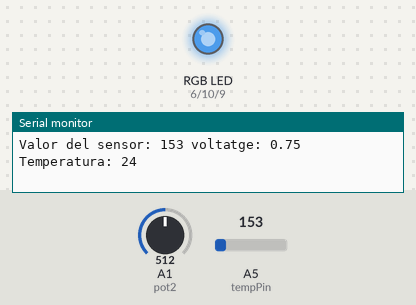
The sketch below on a simulated Arduino Uno, built with avr-gcc and run on an emulated ATmega328P. Parts: an RGB LED mixed from three pins (HIGH = lit), the last lines printed to the serial monitor. The test bench sets the inputs (shaded band); at power-on: A5 (tempPin) = 153, A1 (pot2) = 512. Dim RGB values are drawn brighter than linear.

Above: at 1.2 s.
1.3 s: A5 (tempPin) set to 128
At 2.3 s:
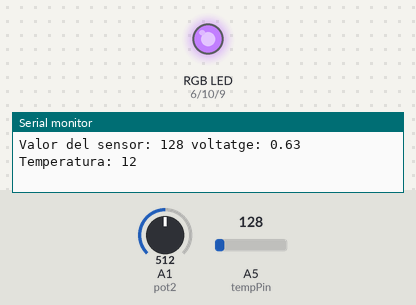
2.8 s: A5 (tempPin) set to 114
At 4.2 s:
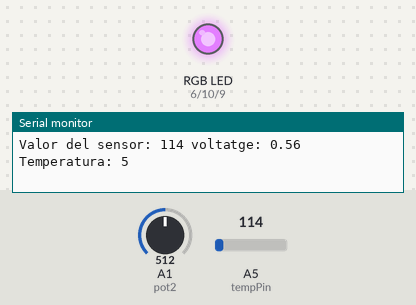
5.8 s: A1 (pot2) set to 716
At 6.8 s:
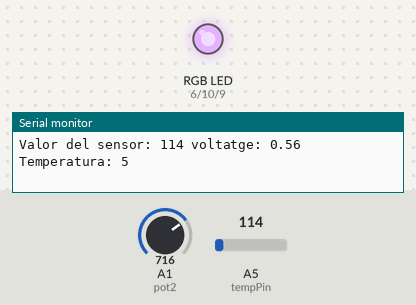
7.3 s: A1 (pot2) set to 900
At 8.6 s:
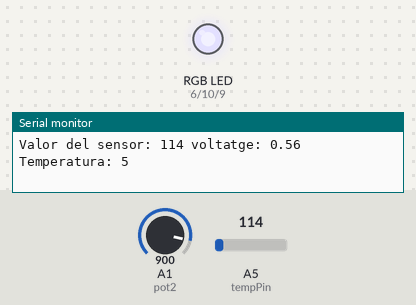
8.9 s: A5 (tempPin) set to 133
At 9.4 s:
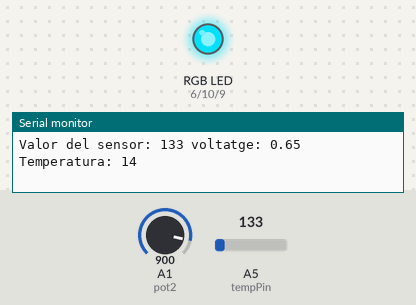
10.4 s: A1 (pot2) set to 511
At 11.3 s:
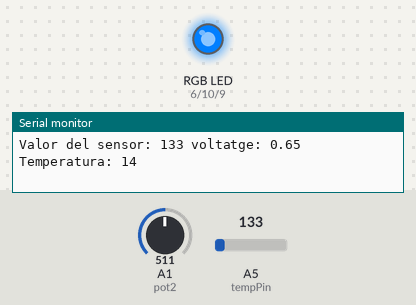
Timing chart, 0 to 12.9 s (numbered marks = the images above; inputs shaded):
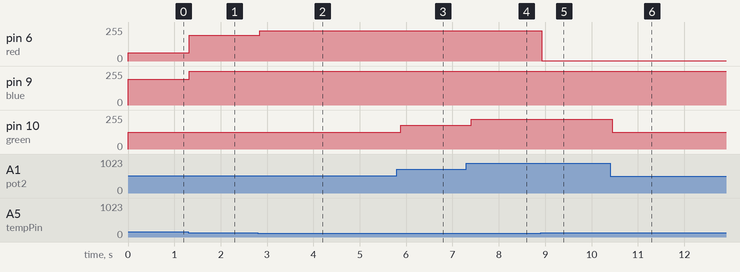

The sketch:

Practica_8.ino
```cpp
/*
  Control del color emitido por un led RGB mediante los valores que registra
  el sensor de temperatura TEMP35.

*/
int red = 6;
int green = 10;
int blue = 9;

int valorRed;
int valorGreen;
int valorBlue;


const int pot2 = A1;

const int tempPin= A5;
const float baseTemp = 26.00;

void setup(){
  Serial.begin(9600);
  pinMode(red, OUTPUT);
  pinMode(green, OUTPUT);
  pinMode(blue, OUTPUT);
}

void loop(){
 valorGreen = map(analogRead(pot2),0,1023,0,255);

 int tempVal = analogRead(tempPin);
 float voltage = (tempVal/1024.0)*5.0;
 float temperatura = (voltage - .5)* 100;

 int temp = temperatura;
 valorRed = map(temp,22,30,0,255);
 valorBlue = map(temp,22,30,255,0);

 analogWrite(red, valorRed);
 analogWrite(green, valorGreen);
 analogWrite(blue, valorBlue);
 delay(100);

 Serial.print("Valor del sensor: ");
 Serial.print(tempVal);
 Serial.print(" voltatge: ");
 Serial.print(voltage);
 Serial.print(" Temperatura: ");
 Serial.println(temp);


}
```

Measured:
- after the input at 1.3 s, pin 6 (red): 63/255 → 194/255 at once; pin 9 (blue): 192/255 → 255/255 at once
- after the input at 2.8 s, pin 6 (red): 194/255 → 227/255 at once
- after the input at 5.8 s, pin 10 (green): 127/255 → 178/255 after 0.08 s
- after the input at 7.3 s, pin 10 (green): 178/255 → 224/255 after 0.10 s
- after the input at 8.9 s, pin 6 (red): 227/255 → 1/255 at once
- after the input at 10.4 s, pin 10 (green): 224/255 → 127/255 at once
